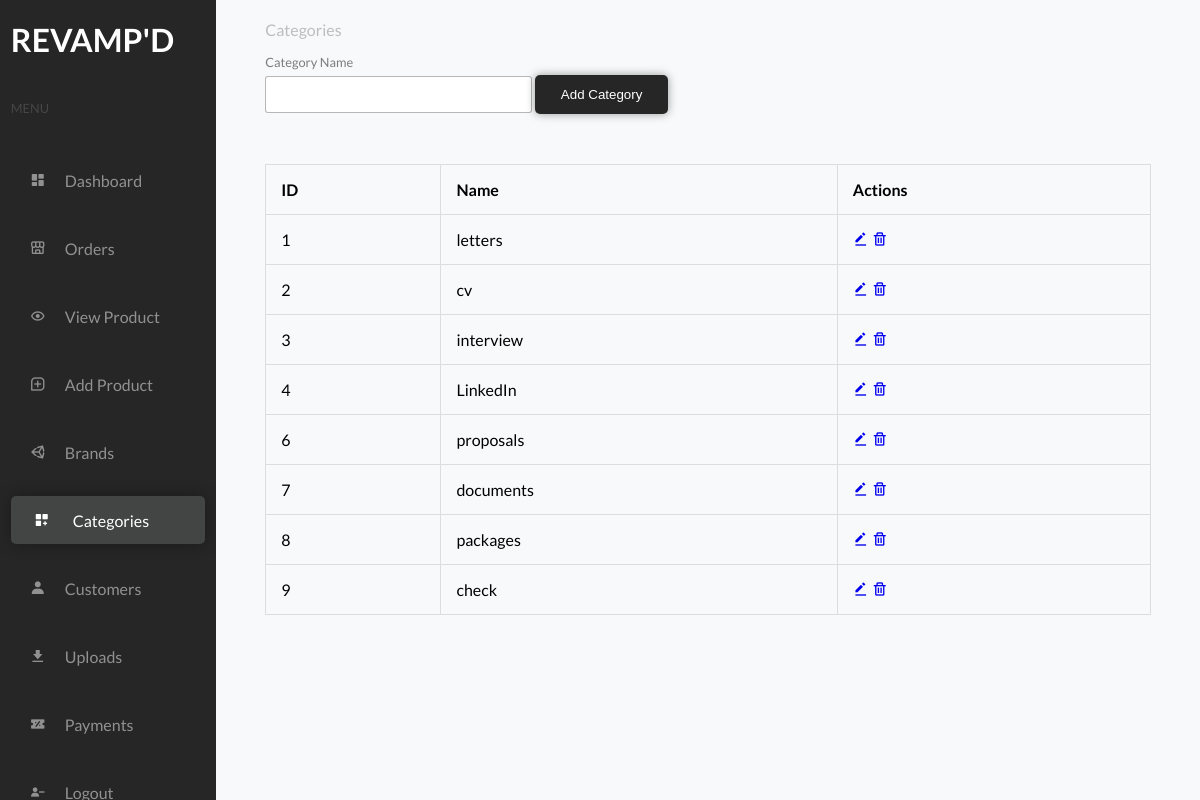
/admin/admin_categories.php (signed in), run on the app's committed database.
### tables this page shows
CREATE TABLE `categories` (
  `cat_id` int(11) NOT NULL,
  `cat_name` varchar(100) NOT NULL
);

### controllers/product_controller.php (called while the page is built, shortened)
<?php
include_once (dirname(__FILE__)) . "/../classes/product_class.php";
function select_all_categories_ctr(){
    $allcategories= new product_class();
    return $allcategories->select_all_categories_cls();
}
?>

### classes/product_class.php (called while the page is built, shortened)
<?php
include_once (dirname(__FILE__)) . '/../settings/db_class.php';
class product_class extends db_connection
{
    function select_all_categories_cls()
    {
        $mysql = 'SELECT * FROM `categories`';
        return $this->db_fetch_all($mysql);
    }
}
?>

### settings/db_class.php (called while the page is built, shortened)
<?php
class db_connection
{
	public $db = null;
	public $results = null;
	function db_connect(){
		$this->db = mysqli_connect(SERVERNAME,HOSTNAME,PASSWORD,DATABASE);
		if (mysqli_connect_errno()) {
			return false;
		}else{
			return true;
		}
	}
	function db_query($sqlQuery){
		$this->results = mysqli_query($this->db,$sqlQuery);
		if ($this->results == false) {
			return false;
		}else{
			return true;
		}
	}
	function db_fetch_all($sql){
		if(!$this->db_query($sql)){
			return false;
		}
		return mysqli_fetch_all($this->results, MYSQLI_ASSOC);
	}
}
?>

### admin/admin_categories.php (the view, shortened to what this page needs)
<?php
include_once (dirname(__FILE__)) . '/../controllers/product_controller.php';
$all_categories = select_all_categories_ctr();
if (isset($_SESSION['role']) == '1') {
?>
    <!DOCTYPE html>
    <html lang="en">
    <head>
        <link rel="stylesheet" href="../css/admin.css">
        <link href='https://unpkg.com/boxicons@2.1.4/css/boxicons.min.css' rel='stylesheet'>
    </head>
    <body>
        <div class="us_container">
        <div class="sidebar">
                <div class="content">
                    <div class="logo" style="padding: 20px 0; color:white;">
                        <h1>REVAMP'D</h1>
                    </div>
                    <p class="sm">Menu</p>
                    <div class="menuItems">
                        <a href="./admin_main.php" class="menuItem">
                            <div class="icon">
                                <i class='bx bxs-dashboard'></i>
                            </div>
                            <p class="m_name">Dashboard</p>
                        </a>
                        <a href="./admin_orders.php" class="menuItem">
                            <div class="icon">
                                <i class='bx bx-store-alt'></i>
                            </div>
                            <p class="m_name">Orders</p>
                        </a>
                        <a href="./admin_viewproduct.php" class="menuItem">
                            <div class="icon">
                            <i class='bx bx-show'></i>
                            </div>
                            <p class="m_name">View Product</p>
                        </a>
                        <a href="./admin_addproducts.php" class="menuItem">
                            <div class="icon">
                            <i class='bx bx-message-square-add'></i>
                            </div>
                            <p class="m_name">Add Product</p>
                        </a>
                        <a href="./admin_brands.php" class="menuItem">
                            <div class="icon">
                            <i class='bx bxl-unity'></i>
                            </div>
                            <p class="m_name">Brands</p>
                        </a>
                        <a href="./admin_categories.php" class="menuItem active">
                            <div class="icon">
                            <i class='bx bxs-customize'></i>
                            </div>
                            <p class="m_name">Categories</p>
                        </a>
                        <a href="./admin_customers.php" class="menuItem">
                            <div class="icon">
                            <i class='bx bxs-user'></i>
                            </div>
                            <p class="m_name">Customers</p>
                        </a>
                        <a href="./admin_customer_uploads.php" class="menuItem">
                            <div class="icon">
                            <i class='bx bxs-download'></i>
                            </div>
                            <p class="m_name">Uploads</p>
                        </a>
                        <a href="./admin_payments.php" class="menuItem">
                            <div class="icon">
                            <i class='bx bxs-discount'></i>
                            </div>
                            <p class="m_name">Payments</p>
                        </a>
                        <a href="../Login/logout.php" class="menuItem">
                            <div class="icon">
                            <i class='bx bxs-user-minus'></i>
                            </div>
                            <p class="m_name">Logout</p>
                        </a>
                    </div>
                </div>
            </div>
            <div class="side-content">
                <div class="content">
                    <div class="heading">
                    <?php
                        if (isset($_GET['editCatID'])) {
                        ?>
                            <p>Edit Category</p>
                        <?php
                        } else {
                        ?>
                            <p>Categories</p>
                        <?php
                        }
                        ?>
                    </div>
                    <div class="addProduct">
                        <form action="../actions/add_category.php" method="POST">
                            <div class="flex">
                                <div class="form-control">
                                    <label for="">Category Name</label>
                                    <input type="text" name="category" id="cat" value="<?php echo $selected_category['cat_name'] ?? ''; ?>">
                                    <button type="submit" name="<?php if (isset($_GET['editCatID'])) {
                                                                    echo 'updateCategory';
                                                                } else {
                                                                    echo 'addCategory';
                                                                } ?>" id="add" class="brand"><?php
                                                                                                if (isset($_GET['editCatID'])) {
                                                                                                    echo "Update Category";
                                                                                                } else {
                                                                                                    echo "Add Category";
                                                                                                } ?>
                                    </button>
                                </div>
                            </div>
                        </form>
                    </div>
                    <div class="table ">
                        <table>
                            <tr>
                                <th>ID</th>
                                <th>Name</th>
                                <th>Actions</th>
                            </tr>
                            <?php
                            foreach ($all_categories as $category) {
                            ?>
                                <tr>
                                    <td><?php echo $category['cat_id']; ?></td>
                                    <td><?php echo $category['cat_name']; ?></td>
                                    <td>
                                        <a href="<?php echo "../admin/admin_categories.php?editCatID=" . $category['cat_id']; ?>"><i class='bx bxs-edit-alt'></i></a>
                                        <a href="<?php echo "../actions/add_category.php?deleteCatID=" . $category['cat_id']; ?>"><i class='bx bx-trash'></i></a>
                                    </td>
                                </tr>
                            <?php
                            }
                            ?>
                        </table>
                    </div>
                </div>
            </div>
        </div>
    </body>
    </html>
   <?php
}

### data on the page
categories: cat_id "1", cat_name "letters"
categories: cat_id "2", cat_name "cv"
categories: cat_id "3", cat_name "interview"
categories: cat_id "4", cat_name "LinkedIn"
categories: cat_id "6", cat_name "proposals"
categories: cat_id "7", cat_name "documents"
categories: cat_id "8", cat_name "packages"
categories: cat_id "9", cat_name "check"
